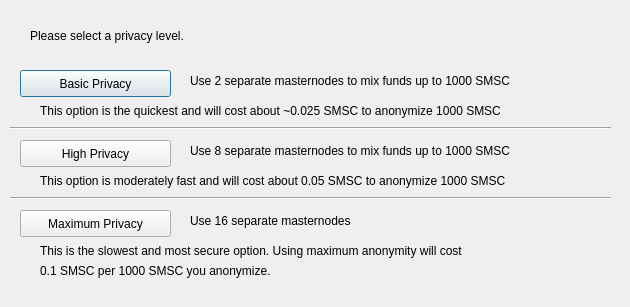
<?xml version="1.0" encoding="UTF-8"?>
<ui version="4.0">
 <class>DarksendConfig</class>
 <widget class="QDialog" name="DarksendConfig">
  <property name="geometry">
   <rect>
    <x>0</x>
    <y>0</y>
    <width>630</width>
    <height>307</height>
   </rect>
  </property>
  <property name="windowTitle">
   <string>Configure PrivateSend</string>
  </property>
  <widget class="QPushButton" name="buttonBasic">
   <property name="geometry">
    <rect>
     <x>20</x>
     <y>70</y>
     <width>151</width>
     <height>27</height>
    </rect>
   </property>
   <property name="text">
    <string>Basic Privacy</string>
   </property>
  </widget>
  <widget class="QPushButton" name="buttonHigh">
   <property name="geometry">
    <rect>
     <x>20</x>
     <y>140</y>
     <width>151</width>
     <height>27</height>
    </rect>
   </property>
   <property name="text">
    <string>High Privacy</string>
   </property>
  </widget>
  <widget class="QPushButton" name="buttonMax">
   <property name="geometry">
    <rect>
     <x>20</x>
     <y>210</y>
     <width>151</width>
     <height>27</height>
    </rect>
   </property>
   <property name="text">
    <string>Maximum Privacy</string>
   </property>
  </widget>
  <widget class="QLabel" name="label">
   <property name="geometry">
    <rect>
     <x>30</x>
     <y>20</y>
     <width>571</width>
     <height>31</height>
    </rect>
   </property>
   <property name="text">
    <string>Please select a privacy level.</string>
   </property>
  </widget>
  <widget class="QLabel" name="label_2">
   <property name="geometry">
    <rect>
     <x>190</x>
     <y>70</y>
     <width>421</width>
     <height>21</height>
    </rect>
   </property>
   <property name="text">
    <string>Use 2 separate masternodes to mix funds up to 1000 SMSC</string>
   </property>
  </widget>
  <widget class="QLabel" name="label_3">
   <property name="geometry">
    <rect>
     <x>190</x>
     <y>140</y>
     <width>411</width>
     <height>21</height>
    </rect>
   </property>
   <property name="text">
    <string>Use 8 separate masternodes to mix funds up to 1000 SMSC</string>
   </property>
  </widget>
  <widget class="QLabel" name="label_4">
   <property name="geometry">
    <rect>
     <x>190</x>
     <y>210</y>
     <width>421</width>
     <height>21</height>
    </rect>
   </property>
   <property name="text">
    <string>Use 16 separate masternodes</string>
   </property>
  </widget>
  <widget class="QLabel" name="label_6">
   <property name="geometry">
    <rect>
     <x>40</x>
     <y>100</y>
     <width>561</width>
     <height>21</height>
    </rect>
   </property>
   <property name="text">
    <string>This option is the quickest and will cost about ~0.025 SMSC to anonymize 1000 SMSC</string>
   </property>
  </widget>
  <widget class="QLabel" name="label_7">
   <property name="geometry">
    <rect>
     <x>40</x>
     <y>170</y>
     <width>561</width>
     <height>21</height>
    </rect>
   </property>
   <property name="text">
    <string>This option is moderately fast and will cost about 0.05 SMSC to anonymize 1000 SMSC</string>
   </property>
  </widget>
  <widget class="QLabel" name="label_8">
   <property name="geometry">
    <rect>
     <x>40</x>
     <y>240</y>
     <width>561</width>
     <height>21</height>
    </rect>
   </property>
   <property name="text">
    <string>This is the slowest and most secure option. Using maximum anonymity will cost</string>
   </property>
  </widget>
  <widget class="QLabel" name="label_9">
   <property name="geometry">
    <rect>
     <x>40</x>
     <y>260</y>
     <width>561</width>
     <height>21</height>
    </rect>
   </property>
   <property name="text">
    <string>0.1 SMSC per 1000 SMSC you anonymize.</string>
   </property>
  </widget>
  <widget class="Line" name="line">
   <property name="geometry">
    <rect>
     <x>10</x>
     <y>120</y>
     <width>601</width>
     <height>16</height>
    </rect>
   </property>
   <property name="orientation">
    <enum>Qt::Horizontal</enum>
   </property>
  </widget>
  <widget class="Line" name="line_2">
   <property name="geometry">
    <rect>
     <x>10</x>
     <y>190</y>
     <width>601</width>
     <height>16</height>
    </rect>
   </property>
   <property name="orientation">
    <enum>Qt::Horizontal</enum>
   </property>
  </widget>
 </widget>
 <resources/>
 <connections/>
</ui>
